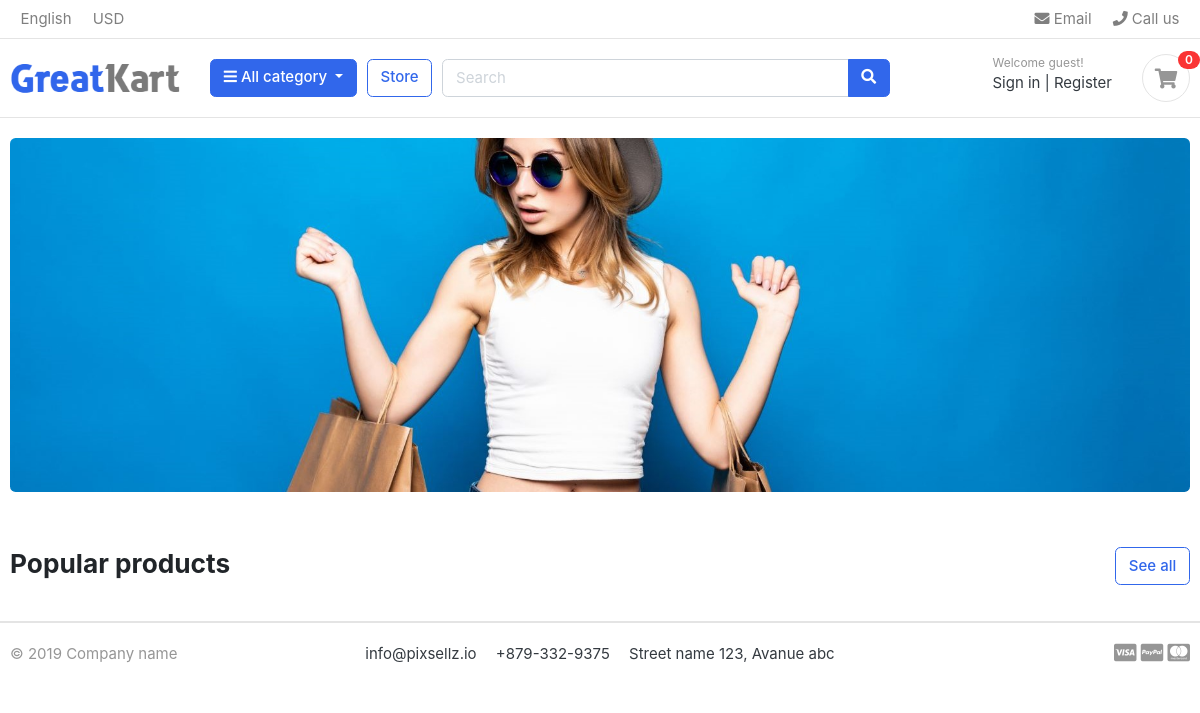
The app's page /, older data.
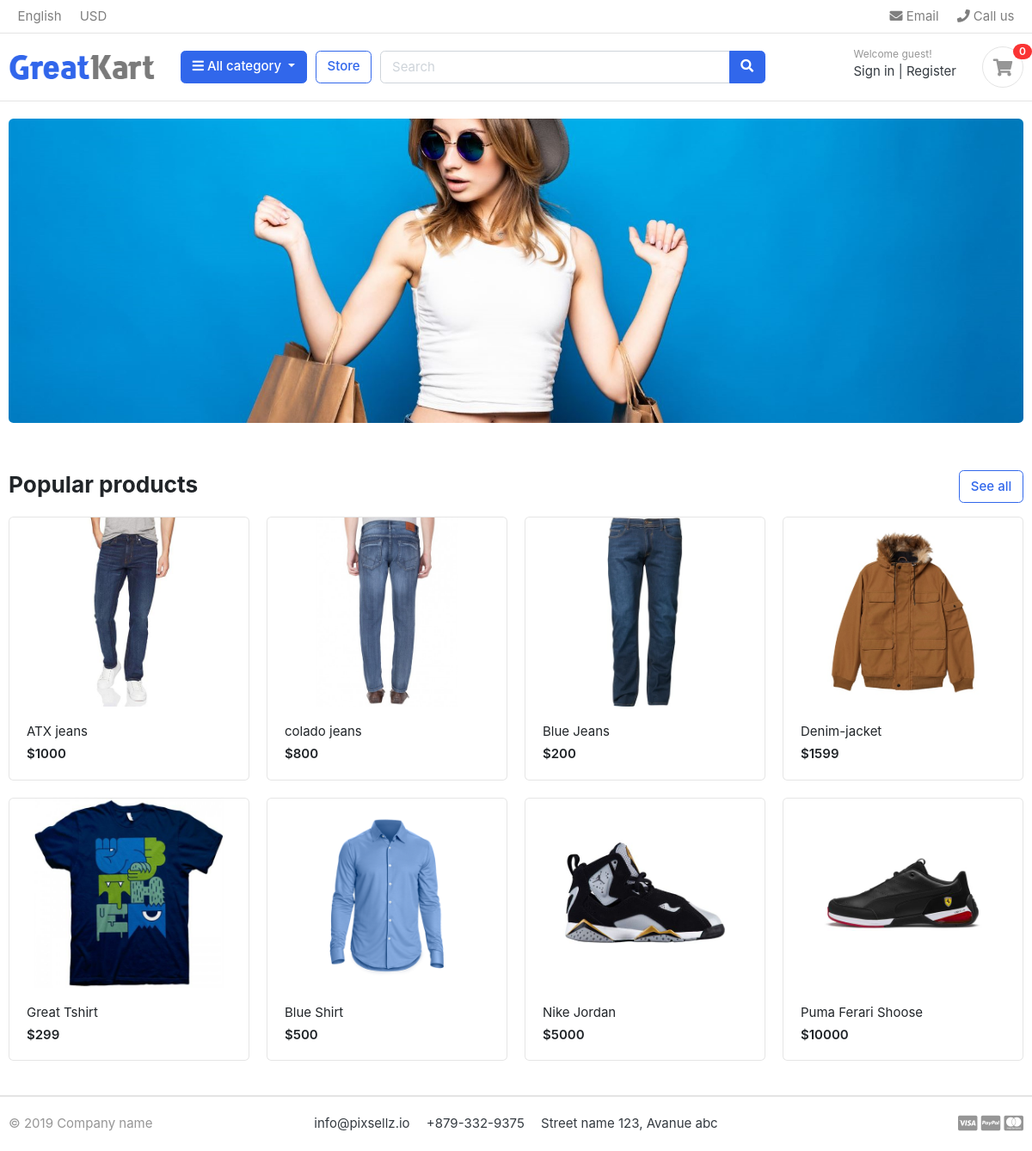
The same page, newer data.
### store/models.py (models this page shows, shortened)
class Product(models.Model):
      product_name   =  models.CharField(max_length=200,unique=True)
      slug           =  models.SlugField(max_length=200,unique=True)
      discription    =  models.CharField(max_length=500,blank=True)
      price          =  models.IntegerField()
      stock          =  models.IntegerField()
      image          =  models.ImageField(upload_to='photos/product')
      is_available   =  models.BooleanField(default=True)
      create_date    =  models.DateTimeField(auto_now_add=True)
      update_date    =  models.DateTimeField(auto_now=True)
      category       = models.ForeignKey(Category,on_delete=models.CASCADE)
      def get_url(self):
            return reverse('product_detail',args=[self.category.slug,self.slug])

### Vkart/views.py (the view)
# urls.py: 2. Add a URL to urlpatterns:  path('', views.home, name='home')
def home(request):
      product = Product.objects.all().filter(is_available=True)
      contex = {
            'products':product
      }
      return render(request,'home.html',contex)

### carts/context_procesore.py (called while the page is built)
def counter(request):
     cart_count = 0
     if 'admin' in request.path:
          return {}
     else:
          try:
            cart      = Cart.objects.filter(cart_id=_cart_id(request))
            cart_items = CartItem.objects.all().filter(cart=cart[0:1])
            for cart_item in cart_items:
                 cart_count += cart_item.quantity
          except Cart.DoesNotExist:
            cart_count = 0
          return dict(cart_count=cart_count)

### carts/views.py (called while the page is built)
def _cart_id(request):
      cart = request.session.session_key
      if not cart:
            cart = request.session.create()
      return cart

### category/context_procesore.py (called while the page is built)
def menu_category_link(request):
      links = Category.objects.all()
      return dict(links=links)

### category/models.py (called while the page is built)
    def get_url(self):
        return reverse('products_by_category',args=[self.slug])

### templates/home.html
{% extends 'base.html' %}
{%load static %}
{% block content %}
<section class="section-intro padding-y-sm">
<div class="container">
<div class="intro-banner-wrap">
	<img src="{% static 'images/banners/cover.jpg' %}" class="img-fluid rounded">
</div>
</div>
</section>
<section class="section-name padding-y-sm">
<div class="container">
<header class="section-heading">
	<a href="{% url 'store' %}" class="btn btn-outline-primary float-right">See all</a>
	<h3 class="section-title">Popular products</h3>
</header>
<div class="row">
	{% for product in products %}
	<div class="col-md-3">
		<div class="card card-product-grid">
			<a href="{{ product.get_url }}" class="img-wrap"> <img src="{{ product.image.url }}"> </a>
			<figcaption class="info-wrap">
				<a href="{{ products.get_url }}" class="title">{{ product.product_name }}</a>
				<div class="price mt-1">${{ product.price }}</div>
			</figcaption>
		</div>
	</div>
	{% endfor %}
</div>
</div>
</section>
{% endblock %}

### templates/base.html (shortened to what this page needs)
{% load static %}
<!DOCTYPE HTML>
<html lang="en">
<head>
<link href="{% static 'css/bootstrap.css' %}" rel="stylesheet" type="text/css"/>
<link href="{% static 'fonts/fontawesome/css/all.min.css' %}" type="text/css" rel="stylesheet">
<link href="{% static 'css/ui.css' %}" rel="stylesheet" type="text/css"/>
<link href="{% static 'css/responsive.css' %}" rel="stylesheet" media="only screen and (max-width: 1200px)" />
</head>
<body>
{% include 'include/navbar.html'%}
{% block content %}{% endblock %}
{% include 'include/footer.html'%}
</body>
</html>

### templates/include/navbar.html (shortened to what this page needs)
{% load static %}
<header class="section-header">
      <nav class="navbar p-md-0 navbar-expand-sm navbar-light border-bottom">
      <div class="container">
        <div class="collapse navbar-collapse" id="navbarTop4">
          <ul class="navbar-nav mr-auto">
                <li class="nav-item dropdown">
                         <a href="#" class="nav-link">   English </a>
                  </li>
                  <li class="nav-item dropdown">
                        <a href="#" class="nav-link"> USD </a>
                  </li>
          </ul>
          <ul class="navbar-nav">
                  <li><a href="#" class="nav-link"> <i class="fa fa-envelope"></i> Email </a></li>
                  <li><a href="#" class="nav-link"> <i class="fa fa-phone"></i> Call us </a></li>
            </ul>
        </div>
      </div>
      </nav>
      <section class="header-main border-bottom">
            <div class="container">
      <div class="row align-items-center">
            <div class="col-lg-2 col-md-3 col-6">
                  <a href="{% url 'home' %}" class="brand-wrap">
                        <img class="logo" src="{% static 'images/logo.png' %}">
                  </a>
            </div>
            <div class="col-lg col-sm col-md col-6 flex-grow-0">
                  <div class="category-wrap dropdown d-inline-block float-right">
                        <button type="button" class="btn btn-primary dropdown-toggle" data-toggle="dropdown">
                              <i class="fa fa-bars"></i> All category
                        </button>
                  </div>
            </div>
            <a href="{% url 'store' %}" class="btn btn-outline-primary">Store</a>
            <div class="col-lg  col-md-6 col-sm-12 col">
                  <form action="#" class="search">
                        <div class="input-group w-100">
                            <input type="text" class="form-control" style="width:60%;" placeholder="Search">
                            <div class="input-group-append">
                              <button class="btn btn-primary" type="submit">
                                <i class="fa fa-search"></i>
                              </button>
                            </div>
                      </div>
                  </form>
            </div>
            <div class="col-lg-3 col-sm-6 col-8 order-2 order-lg-3">
                  <div class="d-flex justify-content-end mb-3 mb-lg-0">
                        <div class="widget-header">
                              <small class="title text-muted">Welcome guest!</small>
                              <div>
                                    <a href="./signin.html">Sign in</a> <span class="dark-transp"> | </span>
                                    <a href="./register.html"> Register</a>
                              </div>
                        </div>
                        <a href="{% url 'cart' %}" class="widget-header pl-3 ml-3">
                              <div class="icon icon-sm rounded-circle border"><i class="fa fa-shopping-cart"></i></div>
                              <span class="badge badge-pill badge-danger notify">{{ cart_count }}</span>
                        </a>
                  </div>
            </div>
      </div>
            </div>
      </section>
      </header>

### templates/include/footer.html
{% load static %}
<footer class="section-footer border-top">
	<div class="container">
		<section class="footer-bottom border-top row">
			<div class="col-md-2">
				<p class="text-muted"> &copy 2019 Company name </p>
			</div>
			<div class="col-md-8 text-md-center">
				<span  class="px-2">info@pixsellz.io</span>
				<span  class="px-2">+879-332-9375</span>
				<span  class="px-2">Street name 123, Avanue abc</span>
			</div>
			<div class="col-md-2 text-md-right text-muted">
				<i class="fab fa-lg fa-cc-visa"></i>
				<i class="fab fa-lg fa-cc-paypal"></i>
				<i class="fab fa-lg fa-cc-mastercard"></i>
			</div>
		</section>
	</div>
</footer>

### static/css/ui.css (style rules this page uses)
html { font-family: "Inter", sans-serif; font-size: 15px; }
.img-wrap { text-align: center; display: block; }
.img-wrap img { max-width: 100%; }
.icon-xs, .icon-sm, .icon-md, .icon-lg { display: inline-block; text-align: center; flex-shrink: 0; flex-grow: 0; }
.icon-sm { width: 48px; height: 48px; line-height: 48px !important; font-size: 20px; }
.padding-y-sm { padding-top: 20px; padding-bottom: 20px; }
.section-heading { margin-bottom: 20px; margin-top: 15px; }
.section-title { color: #212529; }
p:last-child { margin-bottom: 0; }
.header-main { position: relative; padding-top: 1rem; padding-bottom: 1rem; }
.brand-wrap .logo, .navbar-brand .logo { margin-right: 7px; max-height: 42px; display: inline-block; }
.widget-header { display: inline-block; vertical-align: middle; position: relative; }
.widget-header a { color: #343a40; }
.widget-header i { color: #969696; }
.widget-header .title { display: block; }
.widget-header .notify { position: absolute; top: -3px; right: -10px; }
.footer-bottom { padding-top: 20px; padding-bottom: 20px; }
[class*=card-product] a.title { color: #212529; display: block; }
[class*=card-product] .img-wrap { overflow: hidden; position: relative; }
[class*=card-product] .img-wrap img { height: 100%; max-width: 100%; width: auto; display: inline-block; -o-object-fit: cover; object-fit: cover; }
.card-product-grid { margin-bottom: 20px; }
.card-product-grid .img-wrap { border-radius: 0.2rem 0.2rem 0 0; height: 220px; }
.card-product-grid .info-wrap { overflow: hidden; padding: 18px 20px; }
.card .img-wrap { overflow: hidden; }
.notify { position: absolute; top: -4px; right: -10px; display: inline-block; padding: 0.25em 0.6em; font-size: 12px; line-height: 1; text-align: center; border-radius: 3rem; color: #fff; background-color: #fa3434; }
.price { font-weight: 600; color: #212529; }

Row changes from the older to the newer data that the page shows:
added Product: image (picture), product_name "ATX jeans", price "1000"
added Product: image (picture), product_name "colado jeans", price "800"
added Product: image (picture), product_name "Blue Jeans", price "200"
added Product: image (picture), product_name "Denim-jacket", price "1599"
added Product: image (picture), product_name "Great Tshirt", price "299"
added Product: image (picture), product_name "Blue Shirt", price "500"
added Product: image (picture), product_name "Nike Jordan", price "5000"
added Product: image (picture), product_name "Puma Ferari Shoose", price "10000"
